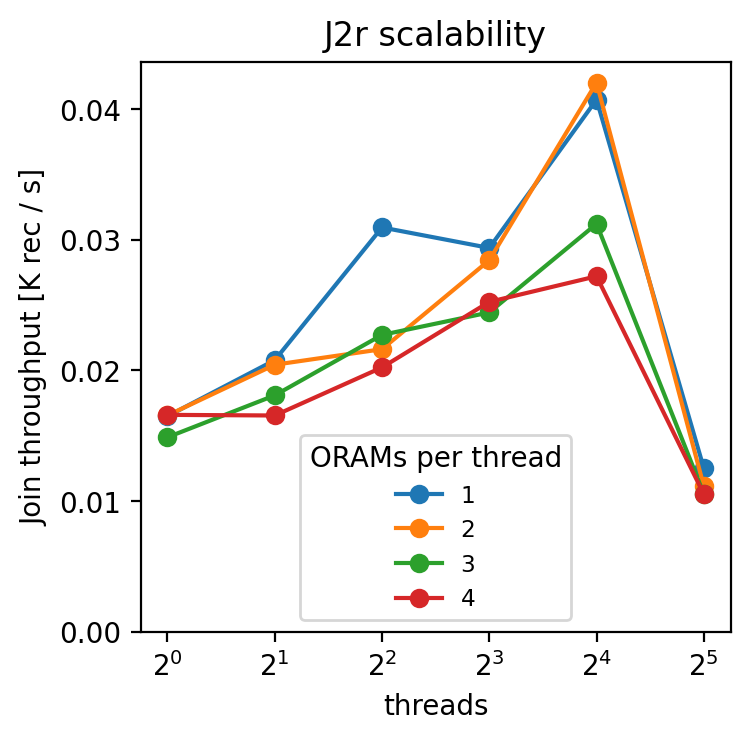

Here is the Python script that generated this plot:
#!/usr/bin/python3
import os
import subprocess


import numpy as np
import pandas as pd
from matplotlib import pyplot as plt
from statistics import median
import commons

import yaml

filename = os.path.basename(__file__)[:-3]
res_file = 'results/' + filename + '.csv'
img_file = 'results/'  + filename + '.png'


def join(expConfig, repetitions):
    print('Run join stream ' + str(repetitions) + ' times with ' + str(expConfig))
    joinTimes = []
    throughputs = []
    buildTimes = []
    probeTimes = []
    deleteTimes = []

    for i in range(repetitions):
        print('Command: ' + expConfig.command())

        # stdout = ''
        try:
            stdout = subprocess.check_output(expConfig.command(), cwd='../', shell=True, stderr=subprocess.DEVNULL) \
                .decode('utf-8')
        except subprocess.CalledProcessError as e:
            print ("App error:\n", e.output)
            print (e.stdout)
            exit()
        print(stdout)
        for line in stdout.splitlines():
            if 'joinTotalTime' in line:
                time = int(commons.escape_ansi(line.split(": ", 1)[1]))
                joinTimes.append(time)
            elif 'joinThroughput' in line:
                throughput = float(commons.escape_ansi(line.split(": ", 1)[1]))
                throughputs.append(throughput)
            elif 'buildTime' in line:
                buildTimes.append(float(commons.escape_ansi(line.split(": ", 1)[1])))
            elif 'probeTime' in line:
                probeTimes.append(float(commons.escape_ansi(line.split(": ", 1)[1])))
            elif 'deleteTime' in line:
                deleteTimes.append(float(commons.escape_ansi(line.split(": ", 1)[1])))

    bt = median(buildTimes)
    pt = median(probeTimes)
    dt = median(deleteTimes)
    jt = median(joinTimes)
    th = median(throughputs)

    result = (str(expConfig.nthreads) + ',' + str(expConfig.orams) + ',' +
              str(int(expConfig.orams/expConfig.nthreads)) + ','
              + str(expConfig.r_size+expConfig.s_size) + ',' +
              str(bt) + ',' + str(pt) + ',' + str(dt) + ',' +
              str(jt) + ',' + str(th))
    print('Join results: ' + result)
    f = open(res_file, 'a')
    f.write(result + '\n')
    f.close()


def plot():
    data = pd.read_csv(res_file)
    fig = plt.figure(figsize=(4,4))
    ax = fig.gca()
    ax.xaxis.get_major_locator().set_params(integer=True)

    orams_per_thread = data['oramsPerThread'].unique()
    for orams in orams_per_thread:
        df = data[data['oramsPerThread'] == orams]
        threads = df['nthreads']
        thr = 1000*df['inputTuples']/df['time']
        plt.plot(threads, thr, label=str(orams), marker='o')

    plt.title('J2r scalability')
    ax.set_xlabel('threads')
    plt.ylabel('Join throughput [K rec / s]')
    plt.ylim(bottom=0)

    # plt.xticks()
    plt.xscale('log', base=2)
    ax.set_xticks([1,2,4,8,16,32])
    plt.legend(title='ORAMs per thread', fontsize='small')

    commons.savefig(img_file)


if __name__ == '__main__':

    with open('../config.yaml', 'r') as file:
        config = yaml.safe_load(file)

    rate = 1000
    orams_per_thread = [1, 2, 3, 4]
    window = 5000
    size = 10000
    skew = 0

    if config['experiment']:
        if config['compile']:
            commons.remove_file(res_file)
            commons.init_file(res_file, "nthreads,orams,oramsPerThread,inputTuples,buildTime,probeTime,deleteTime,time,throughput\n")
            commons.compile_app()

        for oramspt in orams_per_thread:
            for i in range(5,-1,-1):
                threads = int(pow(2, i))
                orams = threads * oramspt
                expConfig = commons.Config(algorithm='J2r', r_rate=rate, s_rate=rate, r_size=size, s_size=size,
                                       r_window=window, s_window=window, skew=skew, nthreads=threads, orams=orams)
                join(expConfig, config['repetitions'])

    if config['plot']:
        plot()
